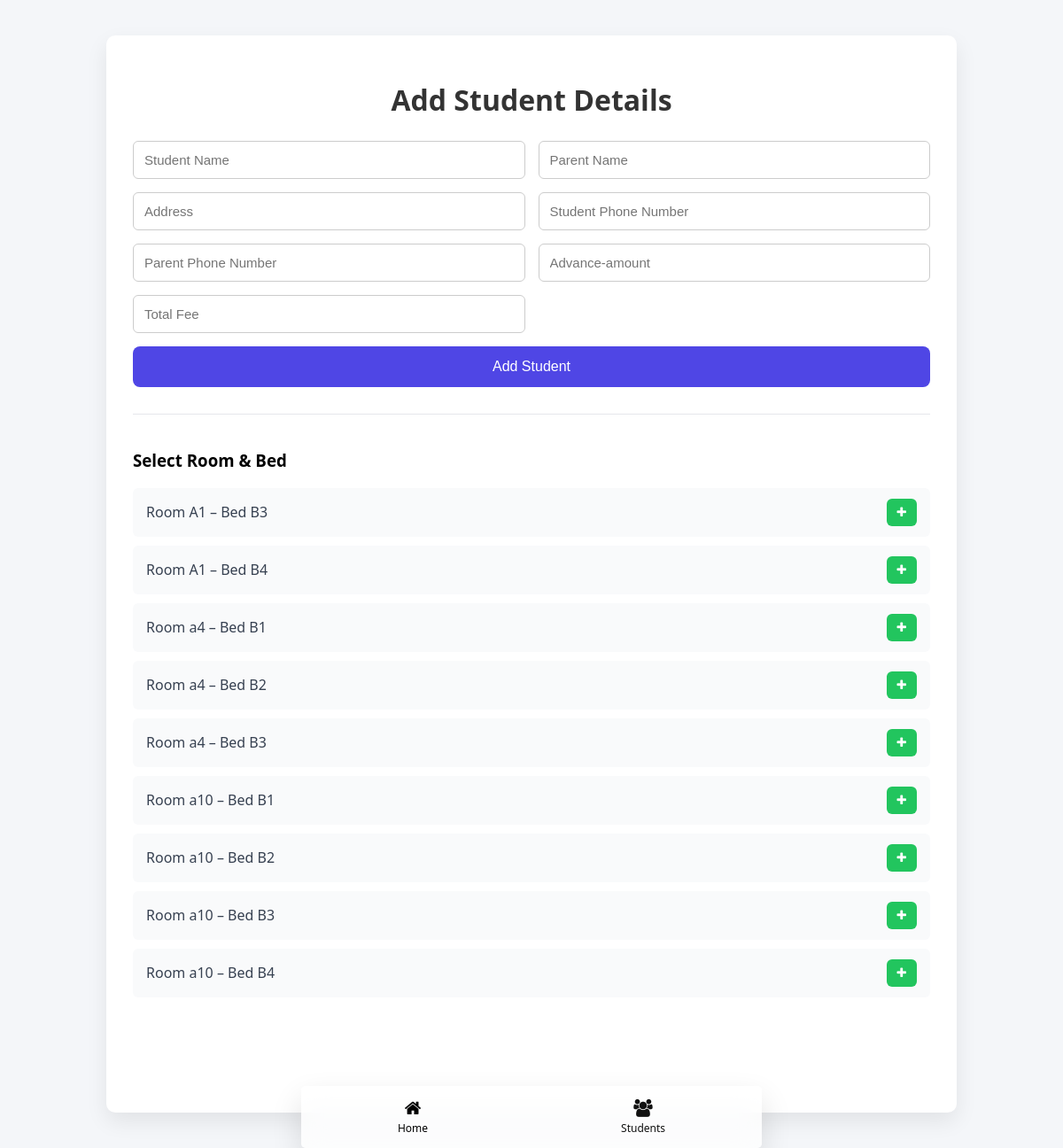
The app's page /add_student with its own data.
### app/models.py (models this page shows)
class Bed(models.Model):
    room = models.ForeignKey(
        Room,
        on_delete=models.CASCADE,
        related_name="beds"
    )
    bed_number = models.CharField(max_length=10,blank="True")
    is_occupied = models.BooleanField(default=False,blank="True")
    hostel_username_id =models.TextField(blank=True)

class Room(models.Model):
    hostel_username_id =models.TextField(blank=True)
    room_number = models.TextField(blank=True)
    total_beds = models.TextField(blank=True)
    created_at = models.TextField(blank=True)

### app/views.py (the view, shortened to what this page needs)
# urls.py: path('add_student',views.add_student,name="add_student"),
def add_student(request):
    bed_show  = Bed.objects.all()
    return render(request, "add_student.html",{'bed_show':bed_show})

### app/templates/add_student.html (shortened to what this page needs)
<!DOCTYPE html>
<html>
<head>
	<link rel="stylesheet" href="https://cdnjs.cloudflare.com/ajax/libs/font-awesome/4.7.0/css/font-awesome.min.css">
</head>
<body>
<div class="bottom-nav">
    <a href="{% url 'home' %}" class="nav-item active">
        <i class="fa fa-home"></i>
        <span>Home</span>
    </a>
    <a href="{% url 'studentspage' %}" class="nav-item">
        <i class="fa fa-users"></i>
        <span>Students</span>
    </a>
</div>
<div class="container">
	<h1>Add Student Details</h1>
	<form method="POST">
		<input type="text" name="sudent_name" placeholder="Student Name">
		<input type="text" name="parent_name" placeholder="Parent Name">
		<input type="text" name="address" placeholder="Address">
		<input type="text" name="student_phn_number" placeholder="Student Phone Number">
		<input type="text" name="parent_phn_number" placeholder="Parent Phone Number">
		<input type="text" name="advance_amount" id="advance_amount" placeholder="Advance-amount">
		<input type="text" name="total_fee" id="total_fee" placeholder="Total Fee">
		<button id="add_student_btn" onclick="alert_show_when_data_added()">Add Student</button>
	</form>
	<div class="bed-section">
		<h3>Select Room & Bed</h3>
		{% for i in bed_show %}
			<div class="bed-item">
				<span>Room {{i.room.room_number}} – Bed {{i.bed_number}}</span>
				<button onclick="add_room_bed('{{i.id}}')" id="add_room_btn">
					<i class="fa fa-plus"></i>
				</button>
			</div>
		{% endfor %}
	</div>
</div>
</body>
</html>

### app/templates/add_student.html (style rules this page uses)
body { font-family: "Segoe UI", Tahoma, sans-serif; background: #f4f6f9; margin: 0; padding: 40px; }
.container { max-width: 900px; margin: auto; background: #ffffff; padding: 30px; border-radius: 10px; box-shadow: 0 10px 25px rgba(0,0,0,0.08); }
h1 { text-align: center; margin-bottom: 25px; color: #333; }
form { display: grid; grid-template-columns: repeat(2, 1fr); gap: 15px; margin-bottom: 30px; }
form input { padding: 12px; border-radius: 6px; border: 1px solid #ccc; font-size: 15px; transition: 0.2s; }
#add_student_btn { grid-column: span 2; padding: 14px; font-size: 16px; background: #4f46e5; color: white; border: none; border-radius: 8px; cursor: pointer; transition: 0.3s; }
.bed-section { border-top: 1px solid #e5e7eb; padding-top: 20px; }
.bed-item { display: flex; justify-content: space-between; align-items: center; background: #f9fafb; padding: 12px 15px; border-radius: 6px; margin-bottom: 10px; }
.bed-item span { font-weight: 500; color: #374151; }
.bed-item button { background: #22c55e; border: none; color: white; padding: 8px 12px; border-radius: 6px; cursor: pointer; transition: 0.2s; }
.bottom-nav { position: fixed; bottom: 0px; left: 50%; transform: translateX(-50%); width: 100%; max-width: 520px; height: 70px; display: flex; justify-content: space-around; align-items: center; border-radius: 05px; background: rgba(255, 255, 255, 0.75); backdrop-filter: blur(15px); -webkit-backdrop-filter: blur(15px); box-shadow: 0 15px 35px rgba(0, 0, 0, 0.12); z-index: 1000; position: fixed; }
.nav-item { position: relative; text-decoration: none; color: #111; font-size: 12px; font-weight: 500; display: flex; flex-direction: column; align-items: center; transition: 0.3s ease; z-index: 2; }
.nav-item i { font-size: 20px; margin-bottom: 4px; transition: 0.3s ease; }
.nav-item.active { color: #000; }
.container { padding-bottom: 120px; }

### records on screen
Bed: room.room_number "A1", bed_number "B3"
Bed: room.room_number "A1", bed_number "B4"
Bed: room.room_number "a4", bed_number "B1"
Bed: room.room_number "a4", bed_number "B2"
Bed: room.room_number "a4", bed_number "B3"
Bed: room.room_number "a10", bed_number "B1"
Bed: room.room_number "a10", bed_number "B2"
Bed: room.room_number "a10", bed_number "B3"
Bed: room.room_number "a10", bed_number "B4"
